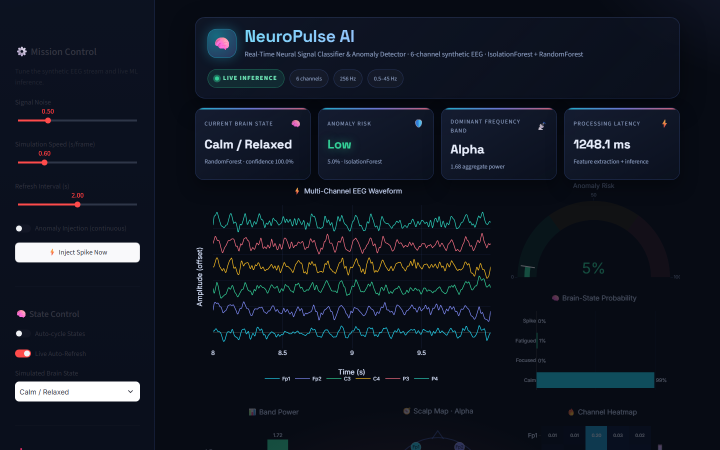
#> input picture assets/dashboard_hero.png, 1440 x 900 px (shown at 1/2 size)
$ python make_slideshow.py
#> lines starting #> are read from the running program, lines starting #| are printed output that depends on the picture
"""Build a polished 20-second demo video from the captured dashboard screenshots."""

import os

import imageio.v2 as imageio
import numpy as np
from PIL import Image, ImageDraw, ImageFont

ROOT = os.path.dirname(os.path.dirname(os.path.abspath(__file__)))
ASSETS = os.path.join(ROOT, "assets")
W, H = 1440, 900
FPS = 30


def font(size, bold=True):
#> called with size = 78, bold = True
    candidates = [
        "C:/Windows/Fonts/segoeuib.ttf" if bold else "C:/Windows/Fonts/segoeui.ttf",
        "C:/Windows/Fonts/arialbd.ttf" if bold else "C:/Windows/Fonts/arial.ttf",
    ]
    for path in candidates:
        if os.path.exists(path):
            return ImageFont.truetype(path, size)
    return ImageFont.load_default()


TITLE_FONT = font(78, True)
SUB_FONT = font(28, False)
CAP_FONT = font(24, True)
SMALL_FONT = font(18, False)


def gradient_bg():
    y = np.linspace(0, 1, H)[:, None]
    x = np.linspace(0, 1, W)[None, :]
    base = np.zeros((H, W, 3), dtype=np.float32)
    base[..., 0] = 7 + 20 * y + 10 * x
    base[..., 1] = 11 + 18 * y + 12 * x
    base[..., 2] = 20 + 35 * (1 - y) + 25 * x
    # neon glows
    for cx, cy, radius, color in [
        (0.15, 0.1, 0.55, (34, 211, 238)),
        (0.9, 0.2, 0.6, (129, 140, 248)),
        (0.55, 1.0, 0.5, (251, 113, 133)),
    ]:
        d = np.sqrt(((x - cx) * 1.2) ** 2 + (y - cy) ** 2)
        glow = np.clip(1 - d / radius, 0, 1) ** 2 * 0.35
        for i in range(3):
            base[..., i] += glow * color[i]
    return Image.fromarray(np.clip(base, 0, 255).astype(np.uint8))


def title_card():
    img = gradient_bg()
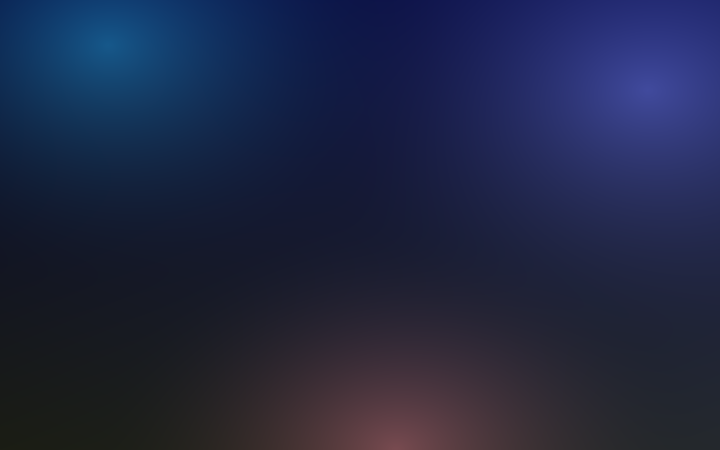
#> img: PIL image 1440x900 RGB (shown at 1/2 size); mean R, G, B 31.6, 38.3, 67.1
    draw = ImageDraw.Draw(img)
    # brain orb
    draw.ellipse([640, 220, 800, 380], fill=(18, 30, 55), outline=(34, 211, 238), width=3)
    draw.text((720, 300), "🧠", font=font(80, True), anchor="mm", fill=(255, 255, 255))
    draw.text((W // 2, 460), "NeuroPulse AI", font=TITLE_FONT, anchor="mm",
              fill=(170, 210, 255))
    draw.text((W // 2, 530), "Real-Time Neural Signal Classifier & Anomaly Detector",
              font=SUB_FONT, anchor="mm", fill=(180, 200, 235))
    draw.text((W // 2, 600), "6-channel synthetic EEG  ·  IsolationForest + RandomForest",
              font=SMALL_FONT, anchor="mm", fill=(130, 150, 190))
    # accent line
    draw.rounded_rectangle([560, 650, 880, 656], radius=3, fill=(34, 211, 238))
    draw.text((W // 2, 700), "Live demo", font=SMALL_FONT, anchor="mm", fill=(120, 220, 200))
    return img


def screenshot_card(path, caption):
#> called with path = 'assets/dashboard_hero.png'
    img = Image.open(path).convert("RGB")
#> img is the input picture: PIL image 1440x900 RGB; mean R, G, B 17, 22.6, 34
    img = img.resize((W, H), Image.LANCZOS)
    # darken bottom for caption
    overlay = Image.new("RGBA", (W, H), (0, 0, 0, 0))
#> overlay: PIL image 1440x900 RGBA; every value is 0
    od = ImageDraw.Draw(overlay)
    od.rectangle([0, H - 96, W, H], fill=(5, 9, 18, 210))
    img = Image.alpha_composite(img.convert("RGBA"), overlay).convert("RGB")
    draw = ImageDraw.Draw(img)
    draw.text((40, H - 62), caption, font=CAP_FONT, fill=(210, 230, 255))
    draw.text((W - 40, H - 58), "NeuroPulse AI", font=SMALL_FONT, anchor="ra",
              fill=(90, 200, 220))
    return img


def crossfade(a, b, steps):
    for i in range(1, steps + 1):
        alpha = i / (steps + 1)
        yield Image.blend(a, b, alpha)


def main():
    scenes = [
        (title_card(), 3.0),
        (screenshot_card(os.path.join(ASSETS, "dashboard_hero.png"),
                         "Real-time brain-state classification & anomaly risk"), 5.0),
        (screenshot_card(os.path.join(ASSETS, "dashboard_analytics.png"),
                         "Band power · scalp topography · channel heatmap"), 5.0),
        (screenshot_card(os.path.join(ASSETS, "dashboard_anomaly.png"),
                         "IsolationForest flags abnormal spikes in real time"), 5.0),
        (screenshot_card(os.path.join(ASSETS, "dashboard_events.png"),
                         "Live event timeline · alert feed · CSV session export"), 4.0),
    ]
#> call 2 of screenshot_card, with path = 'assets/dashboard_analytics.png'
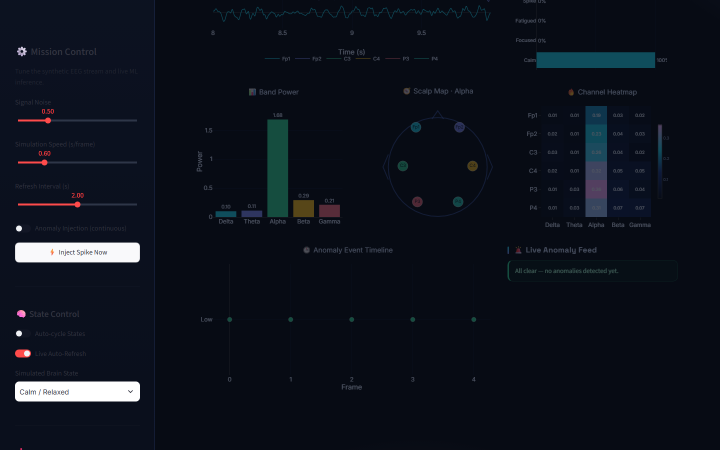
#> input picture assets/dashboard_analytics.png, 1440 x 900 px (shown at 1/2 size)
#> in screenshot_card, img is the input picture: PIL image 1440x900 RGB; mean R, G, B 13.3, 18.2, 28.2
#> call 3 of screenshot_card, with path = 'assets/dashboard_anomaly.png'
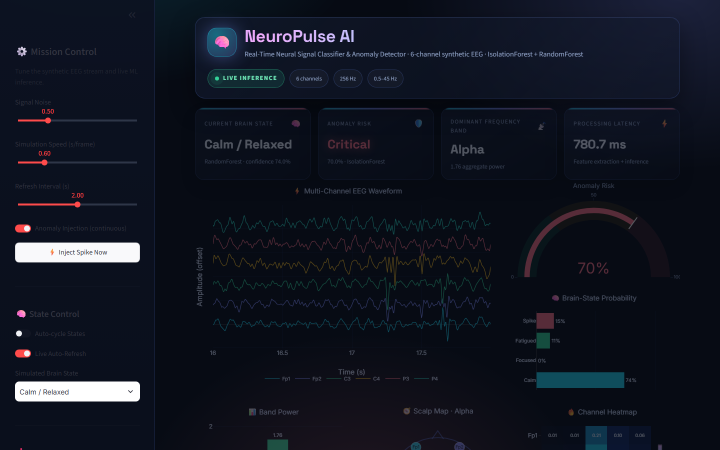
#> input picture assets/dashboard_anomaly.png, 1440 x 900 px (shown at 1/2 size)
#> in screenshot_card, img is the input picture: PIL image 1440x900 RGB; mean R, G, B 16.7, 21.1, 32.7
#> call 4 of screenshot_card, with path = 'assets/dashboard_events.png'
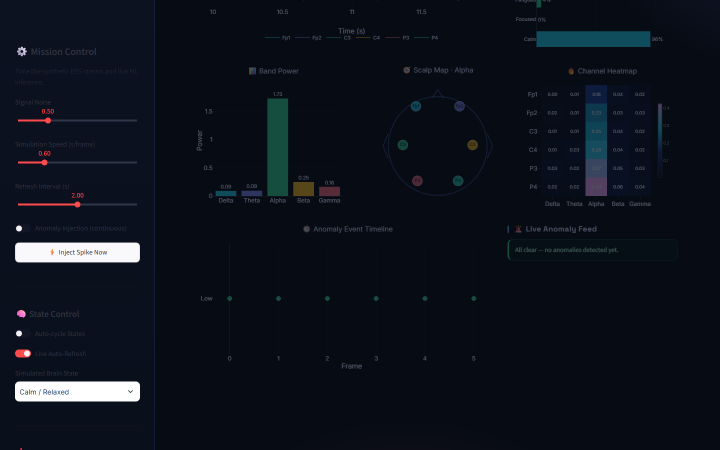
#> input picture assets/dashboard_events.png, 1440 x 900 px (shown at 1/2 size)
#> in screenshot_card, img is the input picture: PIL image 1440x900 RGB; mean R, G, B 13.2, 18.1, 28.1

    fade = 0.6
    frames = []
    for idx, (img, dur) in enumerate(scenes):
        frames.extend([img] * max(1, int(dur * FPS)))
        if idx < len(scenes) - 1:
            frames.extend(crossfade(img, scenes[idx + 1][0], int(fade * FPS)))
#> this loop made 5 passes
#> dur on passes 1 to 5: 3, 5, 5, 5, 4
#> after the loop, frames = 732 items

    out = os.path.join(ASSETS, "neuropulse_demo.mp4")
    writer = imageio.get_writer(
        out, fps=FPS, codec="libx264", quality=8,
        pixelformat="yuv420p", macro_block_size=16,
    )
    for img in frames:
        writer.append_data(np.asarray(img))
#> this loop made 1 pass
    writer.close()
    print(f"Slideshow saved: {out} ({len(frames)/FPS:.1f}s)")


if __name__ == "__main__":
#> (the run stopped early here; a loop or call above may not have finished)
